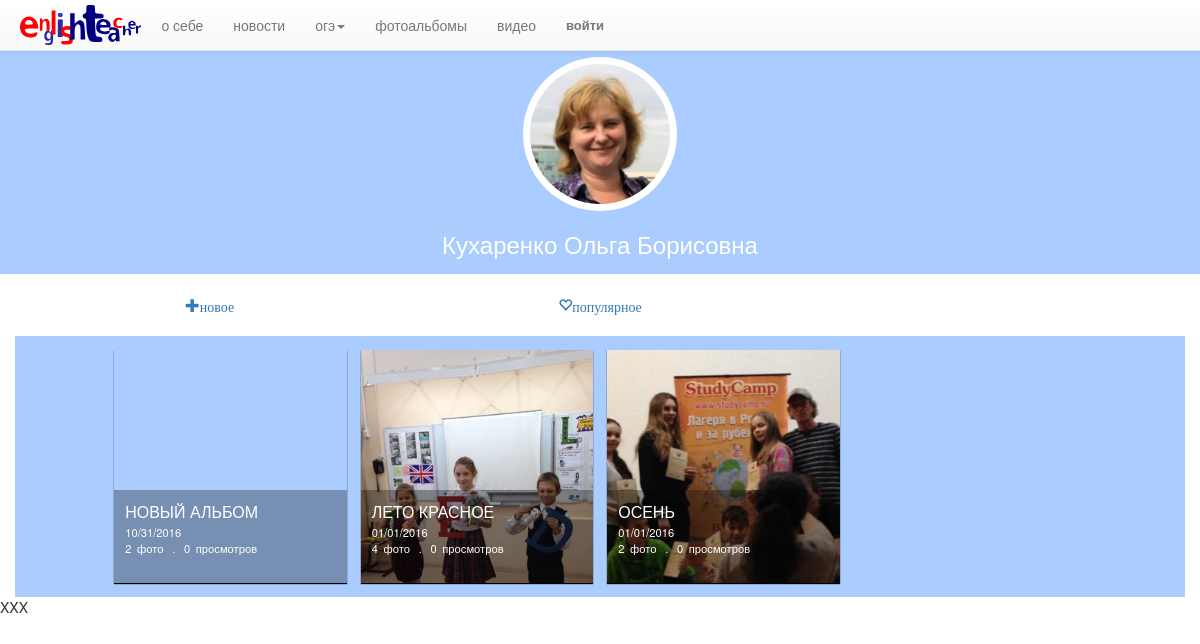
The app's page /fotoalbums/ with its own data.
### main/models.py (models this page shows)
class Album(models.Model):
	album = models.CharField(max_length=200,unique=True)
	album_date = models.DateField('album date')
	views = models.IntegerField(default=0)
	def __unicode__(self):
		return self.album

### main/views.py (the view)
# urls.py: url(r'^fotoalbums/$', my_views.fotoalbums, name='fotoalbums'),
def fotoalbums(request):
	try:
		albums=Album.objects.order_by('-album_date')
		print 'albums=',albums
	except Album.DoesNotExist:
		raise Http404(u"Пока в фотогалерею не добавлено ни одного фотоальбома :-(")
	content=[]
	for album in albums:
		content_item={}
		album_id=album.id
		fotos = Foto.objects.filter(album_id=album_id)
		content_item['id']=album_id
		content_item['album']=album.album
		content_item['date']=album.album_date
		content_item['count']=fotos.count()
		content_item['views']=album.views
		if  not fotos:
			content_item['foto']=None
		else:
			content_item['foto_1x_url']=fotos[0].foto_1x.url
		content.append(content_item)
		print 'content=',content
	form = AlbumForm()
	return render (request, 'main/foto/fotoalbums.html',{"content": content})

### main/templates/main/foto/fotoalbums.html (shortened to what this page needs)
{% extends "common/__l_single_col.html" %}
{% block content %}
<div class="reffer-container">
	<div class="reffer-container-item"><a href="{% url 'main:fotostring' %}" title="добавленное недавно"><span class="glyphicon glyphicon-plus">новое</span></a></div>
	<div class="reffer-container-item"><a href="{% url 'main:fotofavorite' %}" title="популярное"><span class="glyphicon glyphicon-heart-empty">популярное</span></a></div>
</div>
<div class="album-fond">
	<div class="albums">
		<div class="album-container">
	{% for item in content %}
		{% if  item.foto_1x_url %}
			<div class="album-item">
				<a href="{% url 'main:foto_from_album' item.id %}">
					<div class="album" >
						<div class="background" style="background-image: url({{item.foto_1x_url}}); background-size: cover;">
							<div class="album-about">
								<div class="album-name">{{ item.album|upper }}</div>
								<div>{{item.date|date:"SHORT_DATE_FORMAT"}}</div>
								<span class="foto-count">{{item.count}}</span><span>фото</span>
								<span class="point">.</span>
								<span class="view-count">{{item.views}}</span><span>просмотров</span>
							</div>
						</div>
					</div>
				</a>
			</div>
		{% endif %}
	{% endfor %}
	</div>
	</div>
</div>
{% endblock %}

### templates/common/__l_single_col.html (shortened to what this page needs)
{% extends "common/__base.html" %}

### templates/common/__base.html (shortened to what this page needs)
<!DOCTYPE html>
{% load staticfiles %}
<html>
	<head>
		{% block stylesheet %}
			<link rel="stylesheet" type="text/css" href="{% static 'main/bootstrap/bootstrap.min.css' %}">
			<link rel="stylesheet" type="text/css" href="{% static 'main/bootstrap/bootstrap-theme.min.css' %}">
			<link rel="stylesheet" type="text/css" href="{% static 'main/base-top-style.css' %}">
		{% endblock %}
	</head>
<body>
	<header>
		{% block navigation %}
			<nav class="navbar navbar-default navbar-fixed-top">
				{% include "includes/_nav_bs.html" %}
			</nav>
		{% endblock %}
		{% block foroverlap %}
			<div class="foroverlap"></div>
		{% endblock %}
		{% block bluetop %}
			{% include "includes/_blue_top.html" %}
		{% endblock %}
	</header>
	<div id="main" role="main">
            <div class="container-fluid">
                {% block content %}
                {% endblock %}
            </div>
	</div>
	<div id="footer">XXX</div>
</body>
</html>

### main/templates/includes/_nav_bs.html (shortened to what this page needs)
{% load staticfiles %}
  <div class="container">
    <div class="navbar-header">
		<a class="navbar-brand" href = "/"><img alt="Brand" style="height: 40px" src="{% static 'images/logo.svg' %}"></a>
		</div>
    <div class="collapse navbar-collapse" id="bs-example-navbar-collapse-1">
      <ul class="nav navbar-nav">
        <li><a href="/about/">о себе</span></a>
        </li>
        <li><a href="/news/">новости</a></li>
        <li class="dropdown"><a href="#" class="dropdown-toggle" data-toggle="dropdown" role="button" aria-haspopup="true" aria-expanded="false">огэ<span class="caret"></span></a>
        </li>
        <li><a href="/fotoalbums/">фотоальбомы</a></li>
        <li><a href="/videos/">видео</a></li>
        {% include  "includes/_authen.html" %}
      </ul>
    </div>
  </div>

### main/templates/includes/_authen.html
{% if request.user.is_authenticated %}
<li class="dropdown">
	<a href="#" class="dropdown-toggle" data-toggle="dropdown" role="button" aria-haspopup="true" aria-expanded="false">{{request.user.get_full_name}}<span class="caret"></span></a>
	<ul class="dropdown-menu">
		<li>
			<a href="#">мой профиль</a></li>
		<li role="separator" class="divider"></li>
		<li>
			<a href='/logout/'>выход</a></li>
	</ul>
</li>
{% else %}
	<li class="gate"><a href='/login/?next={{request.path}}'>войти</a></li>
{% endif %}

### main/templates/includes/_blue_top.html
{% load staticfiles %}
<header>
	<div  class="blue-top">
		<div class="round-white">
			<div class="round-foto" style="background-image: url({% static 'images/olga-foto-square.jpg' %}); background-size: cover;"></div>
		</div>
		<h3>Кухаренко Ольга Борисовна</h3>
	</div>
</header>

### main/static/main/base-top-style.css (style rules this page uses)
* { box-sizing: border-box; -webkit-box-sizing: border-box; -moz-box-sizing: border-box; -ms-box-sizing: border-box; }
div.foroverlap { padding-top: 70px; }
.navbar-brand { padding: 5px; }
li.gate { font-size: 13px; font-weight: 800; }
div.blue-top { background-color: #AACCFF; padding: 0.5em 0 0.5em; margin-top: -40px; }
div.round-white { width: 154px; height: 154px; border-radius: 50%; margin: auto; background-color: white; z-index: 2; }
div.round-foto { position: relative; width: 140px; height: 140px; border-radius: 50%; top: 7px; left: 7px; z-index: 3; }
.blue-top h3 { color: white; text-align: center; }
.album-fond { background-color: #AACCFF; width: 100%; }
.albums { width: 100%; padding: 1em 0 0 1em; }
.album-container { width: 100%; height: auto; }
.album-item { width: 100%; padding-right: 1em; padding-bottom: 1em; }
div.album { position: relative; padding-top: 100%; shadow: 0 1px 1px #000; }
div.background { position: absolute; top: 0; left: 0; bottom: 0; right: 0; box-shadow: 0px 1px 1px #000; }
div.album-about { background-color: rgba(0, 0, 0, 0.3); position: absolute; bottom: 0; height: 30%; width: 100%; color: #fff; padding: 1em; }
div.album-name { font-size: 16px; }
span.foto-count { padding-right: 0.5em; }
span.point { padding: 0 0.5em 0 0.5em; }
span.view-count { padding-right: 0.5em; }
.reffer-container-item { text-align: center; position: relative; padding: 1.5em 0; }
.reffer-container-item a { padding: inherit; }
.reffer-container { display: none; }
@media screen and (min-width: 420px) { .album-container, .reffer-container { display: flex; flex-wrap: wrap; } }
@media screen and (min-width: 420px) { .album-item { width: 50%; } }
@media screen and (min-width: 420px) { .reffer-container-item { width: 100%; } }
@media screen and (min-width: 700px) { .album-item { width: 33.3%; } }
@media screen and (min-width: 700px) { div.album-about { height: 40%; } }
@media screen and (min-width: 700px) { .reffer-container-item { width: 50%; } }
@media screen and (min-width: 700px) { .reffer-container-item { width: 33.3333%; } }

### records on screen
Album: album "НОВЫЙ АЛЬБОМ", date "10/31/2016"
Album: album "ЛЕТО КРАСНОЕ", date "01/01/2016"
Album: album "ОСЕНЬ", date "01/01/2016"

### other values on screen
{{ item.count }} "2" "4" "2"
{{ item.views }} "0" "0" "0"
